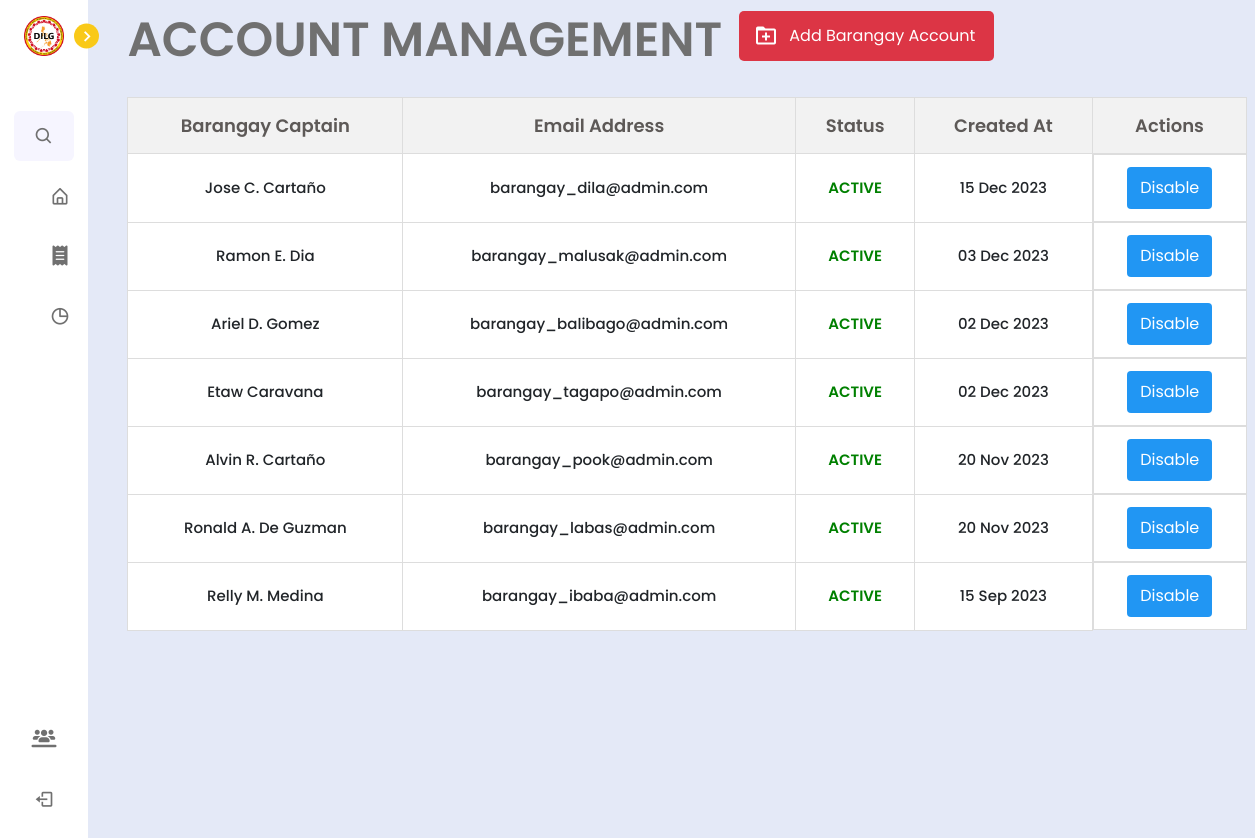
Page /dilg/manage_accounts.php (signed in) on the earlier database version.
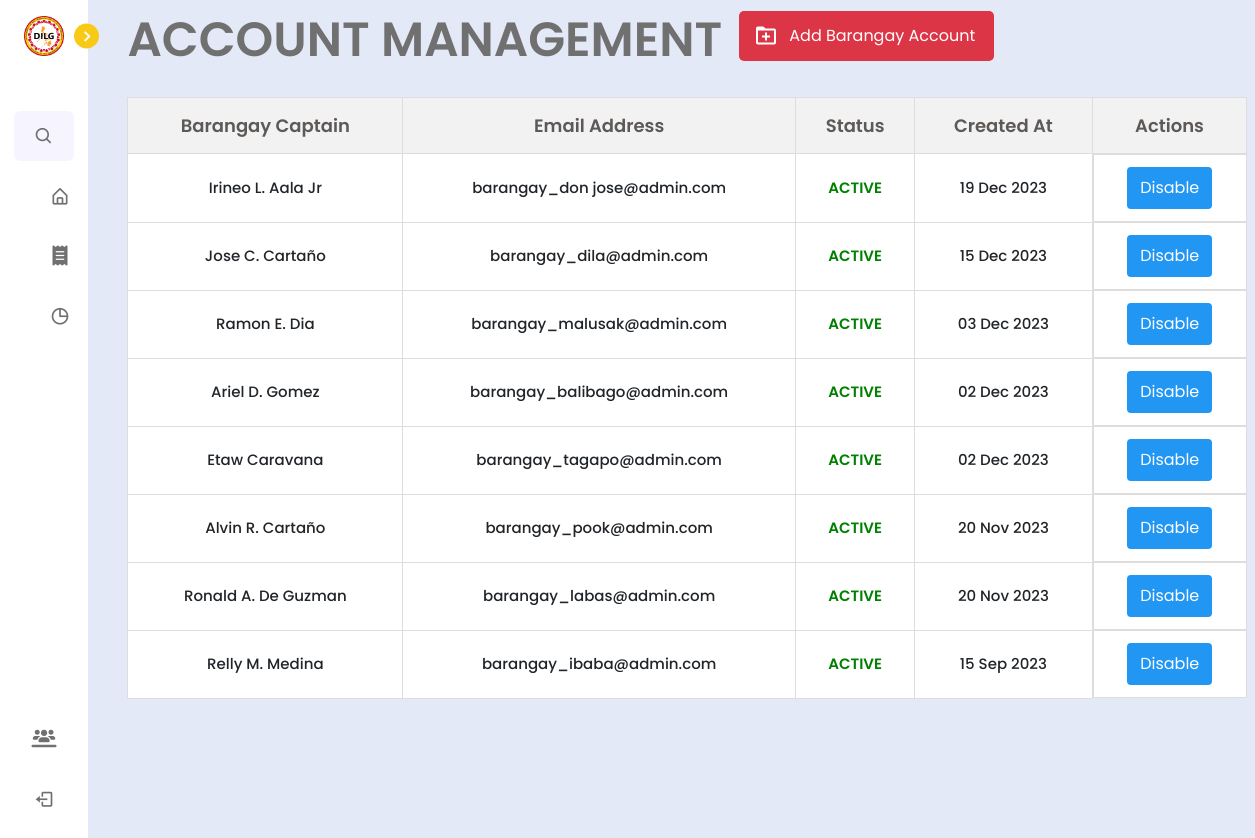
Same page on the later database version.
### tables this page shows
CREATE TABLE `pb_accounts` (
  `pb_id` int(11) NOT NULL,
  `account_id` int(11) NOT NULL,
  `barangay` varchar(255) NOT NULL,
  `barangay_captain` varchar(255) DEFAULT NULL,
  `email_address` varchar(255) NOT NULL,
  `password` varchar(255) NOT NULL,
  `signature_image` mediumblob DEFAULT NULL,
  `created_at` timestamp NOT NULL DEFAULT current_timestamp(),
  `account_status` varchar(50) DEFAULT 'active',
  `login_attempts` int(11) NOT NULL DEFAULT 0,
  `last_failed_attempt` datetime DEFAULT NULL
);

### dilg/manage_accounts.php (the view, shortened to what this page needs)
<?php
include '../config.php';
$query = "SELECT * FROM pb_accounts ORDER BY created_at DESC";
$result = mysqli_query($conn, $query);
?>
<!DOCTYPE html>
<html lang="en">
<head>
    <link href='https://unpkg.com/boxicons@2.1.1/css/boxicons.min.css' rel='stylesheet'>
    <link rel="stylesheet" href="https://cdnjs.cloudflare.com/ajax/libs/font-awesome/6.4.2/css/all.min.css" />
    <link rel="stylesheet" href="../node_modules/bootstrap/dist/css/bootstrap.min.css">
    <link rel="stylesheet" href="../css/dilg.css">
    <link rel="stylesheet" href="../css/lupon_home.css">
</head>
<body>
<nav class="sidebar close">
        <header>
            <div class="image-text">
                <span class="image">
                    <img src="../images/logo.png">
                </span>
            </div>
            <i class='bx bx-chevron-right toggle'></i>
        </header>
        <div class="menu-bar">
            <div class="menu">
            <li class="search-box">
                <i class='bx bx-search icon'></i>
            </li>
                    <li class="nav-link">
                        <a href="home.php">
                            <i class='bx bx-home-alt icon' ></i>
                        </a>
                    </li>
                    <li class="nav-link">
                        <a href="transmittal_reports.php">
                        <i class="fa-solid fa-receipt icon"></i>
                        </a>
                    </li>
                    <li class="nav-link">
                        <a href="analytics.php">
                            <i class='bx bx-pie-chart-alt icon' ></i>
                        </a>
                    </li>
            </div>
            <div class="bottom-content">
            <li class="">
                <a href="manage_accounts.php">
                <i class="fa-solid fa-users-line icon"></i>
                    </a>
                </li>
                <li class="">
                    <a href="../logout.php">
                        <i class='bx bx-log-out icon' ></i>
                    </a>
                </li>
            </div>
        </div>
    </nav>
    <section class="home">
    <h1 style="margin-left: 1%; margin-top: -2.3%; display: flex; font-size: 48px;">ACCOUNT MANAGEMENT</h1>
        <div class="container" style="margin-left: -1%; display: flex;">
            <a href="add-barangay-account.php" style="text-decoration: none; margin-left: 1%;"><div class="add-account">
                <i class='bx bx-folder-plus'></i>
                <p>Add Barangay Account</p>
            </div></a>
            </div>
        <?php
                if (mysqli_num_rows($result) == 0) {
                    echo '<div class="text-box" style="margin-left: 30%;
                    margin-top: 15%;
                    background: #b9bbb6;
                    border-radius: 5px;
                    color: #fff;
                    font-size: 35px;
                    width: 500px;
                    padding: 13px 13px;
                    text-align: center;
                    letter-spacing: 1;
                    text-transform: uppercase;">No Registered Barangay Accounts Found</div>';
                } else {
                    echo '<table>';
                    echo '<thead>';
                    echo '<tr>';
                    echo '<th style="padding: 14px;">Barangay Captain</th>';
                    echo '<th style="padding: 14px;">Email Address</th>';
                    echo '<th style="padding: 13px;">Status</th>';
                    echo '<th style="padding: 14px;">Created At</th>';
                    echo '<th style="padding: 14px;">Actions</th>';
                    echo '</tr>';
                    echo '</thead>';
                    echo '<tbody>';
                    while ($row = mysqli_fetch_assoc($result)) {
                        echo '<tr>';
                        echo '<td>' . $row['barangay_captain'] . '</td>';
                        echo '<td>' . $row['email_address'] . '</td>';
                        $status = $row['account_status'];
                        $displayStatus = ($status == 'active') ? '<span style="color: green; font-weight: 600;">ACTIVE</span>' : (($status == 'disabled') ? '<span style="color: #bc1823; font-weight: 600;">DISABLED</span>' : '<span style="color: black; font-weight: 600;">OFFLINE</span>');
                        echo '<td>' . $displayStatus . '</td>';
                        echo '<td>' . (new DateTime($row['created_at']))->format('d M Y') . '</td>';
                        echo '<td class="actions">';
                if ($status == 'disabled') {
                    echo '<button class="btn activate" onclick="showActivatePopup(' . $row['pb_id'] . ')">Activate</button>';
                } else {
                    echo '<button class="btn disable" onclick="showDisablePopup(' . $row['pb_id'] . ')">Disable</button>';
                }
                        echo '</td>';
                        echo '</tr>';
                    }
                    echo '</tbody>';
                    echo '</table>';
                }
                ?>
    </section>
</body>
</html>

Differences in the rows shown:
added pb_accounts: barangay_captain "Irineo L. Aala Jr", email_address "barangay_don jose@admin.com", account_status "ACTIVE", created_at "19 Dec 2023"
